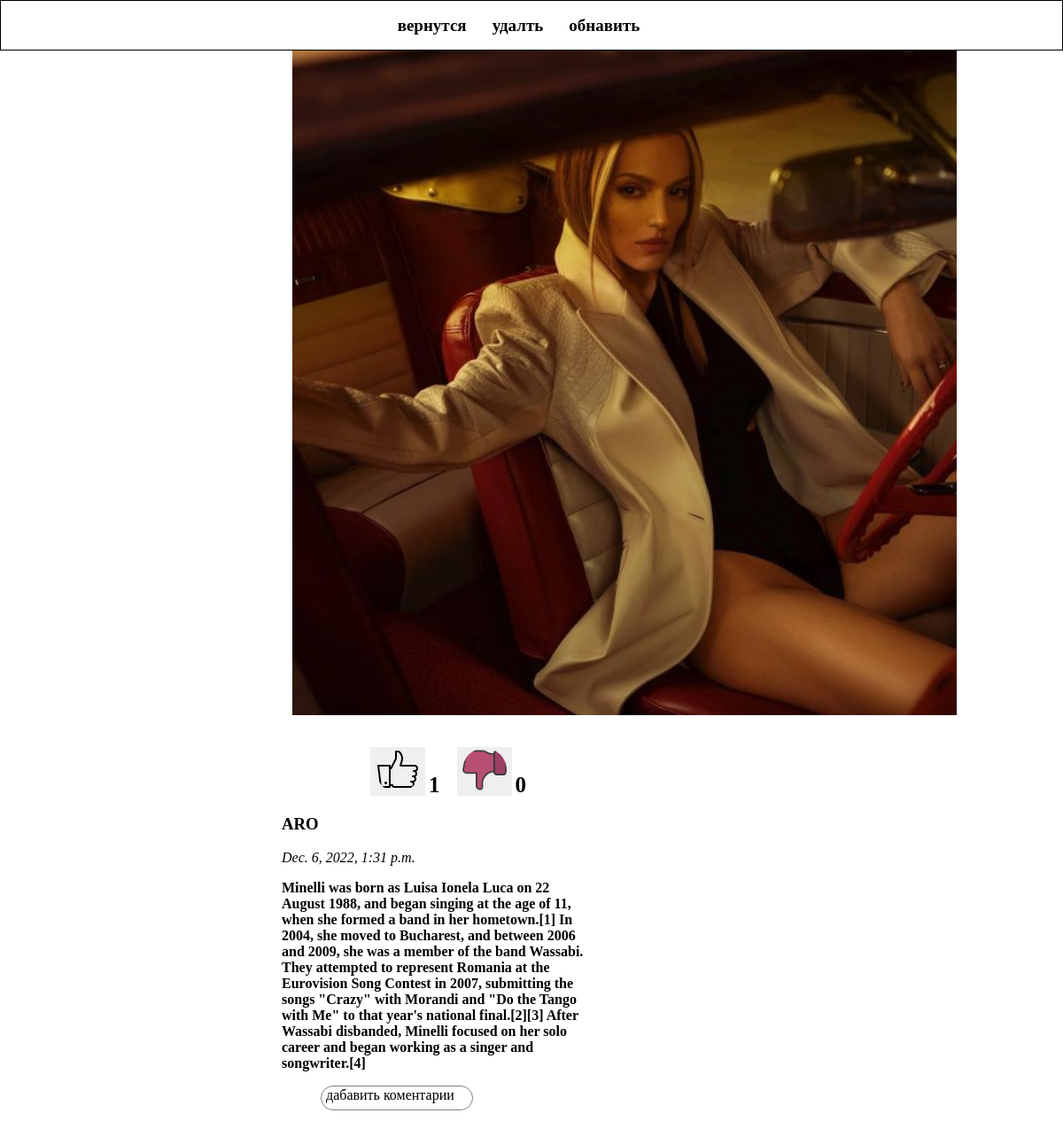
Page /post_detail/2 (signed in) on the committed database.
### blog/models.py (models this page shows, shortened)
class Post(models.Model):
    author = models.ForeignKey("auth.USER", on_delete=models.CASCADE, blank=True, null=True)
    photo = models.ImageField(upload_to="img/")
    category = models.ForeignKey("Category", on_delete=models.CASCADE)
    title = models.CharField(max_length=255, verbose_name="Title")
    text = models.TextField()
    created_date = models.DateTimeField(auto_now_add=True)
    publish_date = models.DateTimeField(auto_now_add=True)
    like = models.BigIntegerField(default=0)
    published = models.BooleanField(default=False)

### blog/views.py (the view)
# urls.py: path("post_detail/<int:post_pk>", post_detail, name="post_detail"),
def post_detail(request, post_pk):
    __post_like(request)
    detail = Post.objects.get(pk=post_pk)
    view = True if detail.author != request.user and __view_post["view"] else False
    comment = Comment.objects.filter(post=detail).order_by("-date")
    dislike = Like.objects.filter(post=detail).exclude(_dislike=None).count()
    __elem["element"] = post_pk
    return render(request, "post_detail.html",
                  context={"post": detail, "comment": comment, "dislike": dislike, "view": view})

### blog/views.py (called while the page is built)
def __post_like(request):
    element = None
    if request.method == "POST":
        value1 = request.POST.get("like")
        value2 = request.POST.get("dislike")
        like = _like(request, value1) if value1 else _like(request, value2)
        pk = value1.split()[1] if value1 else value2.split()[1]
        element = pk
    else:
        if __elem["element"]:
            element = __elem["element"]
            __elem["element"] = None
    return element

### blog/templates/post_detail.html (shortened to what this page needs)
{% extends "index.html" %}
    {% block  css %}
    	<link rel="stylesheet" href="../static/detail.css">
    {% endblock %}
    {% load static %}
{% block content %}
<nav>
        <div class="menu"><a href="{% url 'post_list' %}">вернутся</a></div>
        {% if post.author == request.user %}
        <div class="menu"><a href="{% url 'post_delete' post_pk=post.pk %}">удалть</a></div>
        <div class="menu"><a href="{% url 'update_post' post_pk=post.pk %}">обнавить</a></div>
        {% endif %}
</nav>
<div class="box" style="margin: 0; margin-left: 301px; margin-top: 0px; margin-bottom: 21px;">
    <a href="{{ post.photo.url }}">
        <div style="background-image: url({{ post.photo.url }});
                              background-repeat: no-repeat;
                              background-position: center;
                              background-size: contain;
                              padding-left: 50px;
                              border: 0;
                              max-height: 1950px; min-height: 750px; width: 757px">
        </div>
    </a>
     <div style="margin-left: 17px;">
        <form style="margin-left: 100px; display: inline-block;" class="like" action="" method="post">
            <input class="none" type="text" name="like" value="like {{ post.pk }}"><br><br>
            <button type="submit" >
                <img style="color: green; border-radius: 99px;" src="{% static 'icons/icons8-facebook-like-50.png' %}">
            </button>
        </form>
        <strong style="font-size: 25px; margin-right: 15px;">{{ post.like }}</strong>
        <form class="like" style="display: inline-block;" action="" method="post">
            <input class="none" type="text" name="dislike" value="dislike {{ post.pk }}"><br><br>
            <button class="b_dislike" type="submit"">
                <img style="border-radius: 95px; height: 50px;" src="{% static 'icons/icons8-thumbs-60.png' %}">
            </button>
        </form>
        <strong style="font-size: 25px;">{{ dislike }}</strong>
        <h3>{{ post.author }}</h3>
        <p><em>{{ post.publish_date }}</em></p>
        <p style="font-weight: bold;" class="text">
            {{ post.text }}
        </p>
        <div class="comment_post" style="min-height: 27px; max-width: 407px; margin-left: 27px;">
             <a style=" padding-top: 5px; display:block; height: 25px; width: 165px; border:1px solid gray;
                 border-radius: 35px; background-color: white; text-decoration: none; color: black; padding-top: 10px;
                 padding-left: 5px; margin-left: 17px; margin-top: 5px; padding-top: 1px"
                href="{% url 'coment_post' post_pk=post.pk %}">дабавить коментарии
             </a>
        </div>
    </div>
</div>
{% endblock %}

### blog/static/nav.css (style rules this page uses)
body { margin: 0; }
nav { padding: 0; display: flex; justify-content: center; align-items: center; padding-top: 0px; max-width: 1550px; height: 55px; border: 1px solid black; font-weight: bold; }
nav div { margin-right: 29px; font-size: 19px; }
.menu a { text-decoration: none; color: black; }

### blog/static/detail.css (style rules this page uses)
body { position: relative; }
.box { margin-left: 545px; }
.text { width: 350px; }
.like { display: inline-block; }
button { border: none; }

### rows in the picture
Post: photo (picture), like "1", author "ARO", publish_date "Dec. 6, 2022, 1:31 p.m.", text "Minelli was born as Luisa Ionela Luca on 22 August 1988, and began singing at the age of 11, when she formed a band in her hometown.[1] In 2004, she moved to Bucharest, and between 2006 and 2009, she was a member of the band Wassabi. They attempted to represent Romania at the Eurovision Song Contest in 2007, submitting the songs \"Crazy\" with Morandi and \"Do the Tango with Me\" to that year's national final.[2][3] After Wassabi disbanded, Minelli focused on her solo career and began working as a singer and songwriter.[4]"

### other values in the picture
{{ dislike }} "0"
